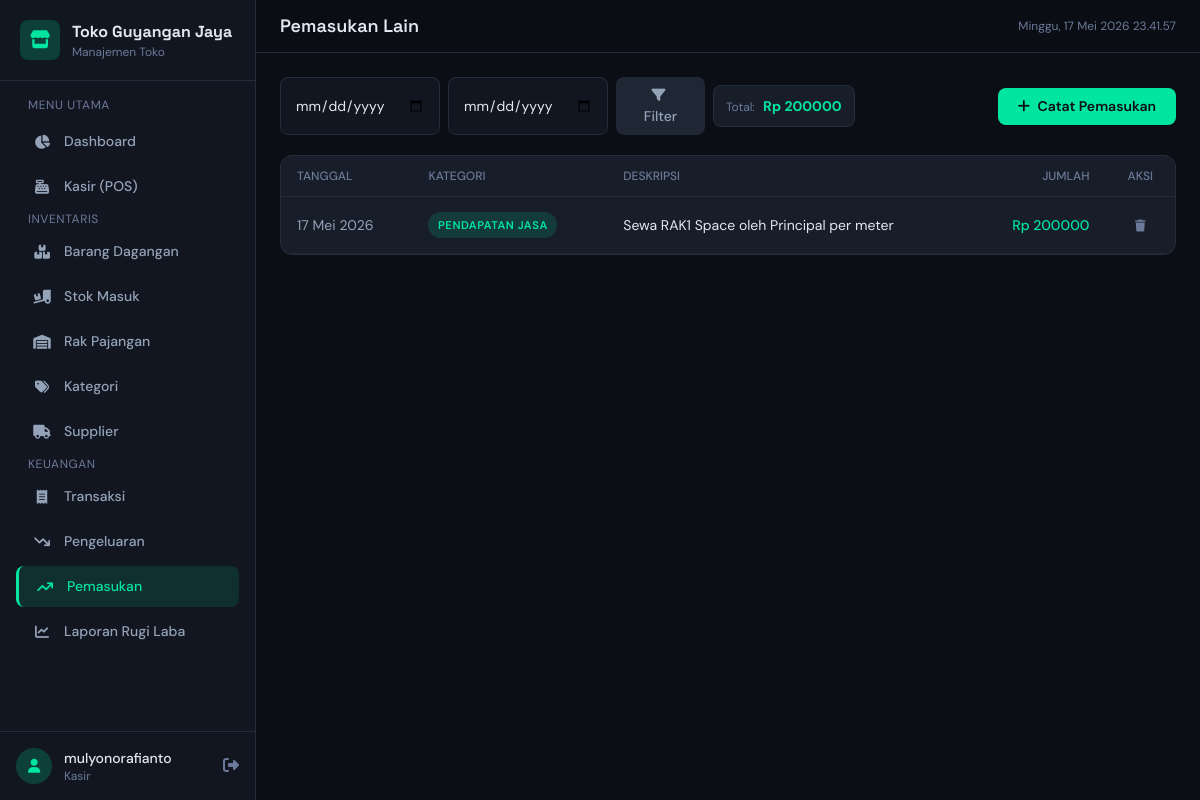
Screenshot of /incomes/ (signed in) with the database file from the repository.
### store/models.py (models this page shows, shortened)
class Income(models.Model):
    CATEGORY_CHOICES = [
        ('jasa', 'Pendapatan Jasa'),
        ('sewa', 'Pendapatan Sewa'),
        ('lainnya', 'Lainnya'),
    ]
    date = models.DateField('Tanggal')
    category = models.CharField('Kategori', max_length=50, choices=CATEGORY_CHOICES, default='lainnya')
    description = models.CharField('Deskripsi', max_length=300)
    amount = models.DecimalField('Jumlah', max_digits=15, decimal_places=2)
    created_by = models.ForeignKey(User, on_delete=models.SET_NULL, null=True)
    created_at = models.DateTimeField(auto_now_add=True)
    class Meta:
        verbose_name = 'Pemasukan'
        verbose_name_plural = 'Pemasukan'
        ordering = ['-date']

### store/views.py (the view)
# urls.py: path('incomes/', views.income_list, name='income_list'),
@login_required
def income_list(request):
    incomes = Income.objects.all()
    date_from = request.GET.get('date_from')
    date_to = request.GET.get('date_to')
    if date_from:
        incomes = incomes.filter(date__gte=date_from)
    if date_to:
        incomes = incomes.filter(date__lte=date_to)
    total = incomes.aggregate(total=Coalesce(Sum('amount'), 0, output_field=DecimalField()))['total']
    return render(request, 'store/income_list.html', {'incomes': incomes, 'total': total})

### store/templates/store/income_list.html (shortened to what this page needs)
{% extends 'store/base.html' %}
{% block nav_incomes %}active{% endblock %}
{% block page_title %}Pemasukan Lain{% endblock %}
{% block content %}
<div class="flex flex-col sm:flex-row gap-3 mb-5 items-start sm:items-center justify-between">
    <div class="flex flex-wrap gap-2 items-center">
        <form method="get" class="flex gap-2">
            <input type="date" name="date_from" class="form-input max-w-[160px]" value="{{ request.GET.date_from|default:'' }}">
            <input type="date" name="date_to" class="form-input max-w-[160px]" value="{{ request.GET.date_to|default:'' }}">
            <button type="submit" class="btn-secondary"><i class="fas fa-filter mr-1"></i> Filter</button>
        </form>
        <div class="bg-card border border-border rounded-lg px-3 py-2">
            <span class="text-xs text-muted">Total:</span>
            <span class="text-sm font-bold text-accent ml-1">Rp {{ total|floatformat:0 }}</span>
        </div>
    </div>
    <a href="{% url 'store:income_create' %}" class="btn-primary whitespace-nowrap"><i class="fas fa-plus mr-1"></i> Catat Pemasukan</a>
</div>
<div class="bg-card border border-border rounded-xl overflow-hidden">
    <div class="overflow-x-auto">
        <table class="w-full text-sm">
            <thead>
                <tr class="border-b border-border text-left">
                    <th class="px-4 py-3 text-muted font-medium text-xs uppercase">Tanggal</th>
                    <th class="px-4 py-3 text-muted font-medium text-xs uppercase">Kategori</th>
                    <th class="px-4 py-3 text-muted font-medium text-xs uppercase">Deskripsi</th>
                    <th class="px-4 py-3 text-muted font-medium text-xs uppercase text-right">Jumlah</th>
                    <th class="px-4 py-3 text-muted font-medium text-xs uppercase text-center">Aksi</th>
                </tr>
            </thead>
            <tbody>
                {% for income in incomes %}
                <tr class="table-row border-b border-border/50">
                    <td class="px-4 py-3 text-fgDim">{{ income.date|date:"d M Y" }}</td>
                    <td class="px-4 py-3"><span class="badge badge-success">{{ income.get_category_display }}</span></td>
                    <td class="px-4 py-3 text-fg">{{ income.description }}</td>
                    <td class="px-4 py-3 text-right text-accent font-medium">Rp {{ income.amount|floatformat:0 }}</td>
                    <td class="px-4 py-3 text-center">
                        <form method="post" action="{% url 'store:income_delete' income.pk %}" onsubmit="return confirm('Hapus pemasukan ini?')">
                            <button type="submit" class="p-1.5 rounded hover:bg-danger/10 text-muted hover:text-danger">
                                <i class="fas fa-trash text-xs"></i>
                            </button>
                        </form>
                    </td>
                </tr>
                {% empty %}
                <tr>
                    <td colspan="5" class="px-4 py-12 text-center text-muted">
                        <i class="fas fa-arrow-trend-up text-3xl mb-3 block"></i>Belum ada pemasukan lain
                    </td>
                </tr>
                {% endfor %}
            </tbody>
        </table>
    </div>
</div>
{% endblock %}

### store/templates/store/base.html (shortened to what this page needs)
{% load static %}
<!DOCTYPE html>
<html lang="id">
<head>
    <script src="https://cdn.tailwindcss.com"></script>
    <link rel="stylesheet" href="https://cdnjs.cloudflare.com/ajax/libs/font-awesome/6.5.0/css/all.min.css">
</head>
<body class="min-h-screen">
    <aside class="sidebar fixed left-0 top-0 h-full w-64 bg-surface border-r border-border flex flex-col z-50 lg:translate-x-0" id="sidebar">
        <div class="p-5 border-b border-border">
            <div class="flex items-center gap-3">
                <div class="w-10 h-10 rounded-lg bg-accent/20 flex items-center justify-center">
                    <i class="fas fa-store text-accent text-lg"></i>
                </div>
                <div>
                    <h1 class="text-base font-display font-bold text-fg">Toko Guyangan Jaya</h1>
                    <p class="text-xs text-muted">Manajemen Toko</p>
                </div>
            </div>
        </div>
        <nav class="flex-1 overflow-y-auto p-4 space-y-1">
            <p class="text-xs text-muted uppercase tracking-wider mb-2 px-3">Menu Utama</p>
            <a href="{% url 'store:dashboard' %}" class="sidebar-link {% block nav_dashboard %}{% endblock %}">
                <i class="fas fa-chart-pie"></i> Dashboard
            </a>
            <a href="{% url 'store:pos' %}" class="sidebar-link {% block nav_pos %}{% endblock %}">
                <i class="fas fa-cash-register"></i> Kasir (POS)
            </a>
            <p class="text-xs text-muted uppercase tracking-wider mt-5 mb-2 px-3">Inventaris</p>
            <a href="{% url 'store:product_list' %}" class="sidebar-link {% block nav_products %}{% endblock %}">
                <i class="fas fa-boxes-stacked"></i> Barang Dagangan
            </a>
            <a href="{% url 'store:stockin_list' %}" class="sidebar-link {% block nav_stockin %}{% endblock %}">
                <i class="fas fa-truck-ramp-box"></i> Stok Masuk
            </a>
            <a href="{% url 'store:shelf_list' %}" class="sidebar-link {% block nav_shelves %}{% endblock %}">
                <i class="fas fa-warehouse"></i> Rak Pajangan
            </a>
            <a href="{% url 'store:category_list' %}" class="sidebar-link {% block nav_categories %}{% endblock %}">
                <i class="fas fa-tags"></i> Kategori
            </a>
            <a href="{% url 'store:supplier_list' %}" class="sidebar-link {% block nav_suppliers %}{% endblock %}">
                <i class="fas fa-truck"></i> Supplier
            </a>
            <p class="text-xs text-muted uppercase tracking-wider mt-5 mb-2 px-3">Keuangan</p>
            <a href="{% url 'store:transaction_list' %}" class="sidebar-link {% block nav_transactions %}{% endblock %}">
                <i class="fas fa-receipt"></i> Transaksi
            </a>
            <a href="{% url 'store:expense_list' %}" class="sidebar-link {% block nav_expenses %}{% endblock %}">
                <i class="fas fa-arrow-trend-down"></i> Pengeluaran
            </a>
            <a href="{% url 'store:income_list' %}" class="sidebar-link {% block nav_incomes %}{% endblock %}">
                <i class="fas fa-arrow-trend-up"></i> Pemasukan
            </a>
            <a href="{% url 'store:report' %}" class="sidebar-link {% block nav_reports %}{% endblock %}">
                <i class="fas fa-chart-line"></i> Laporan Rugi Laba
            </a>
        </nav>
        <div class="p-4 border-t border-border">
            <div class="flex items-center gap-3">
                <div class="w-9 h-9 rounded-full bg-accent/20 flex items-center justify-center">
                    <i class="fas fa-user text-accent text-sm"></i>
                </div>
                <div class="flex-1 min-w-0">
                    <p class="text-sm font-medium text-fg truncate">{{ request.user.username }}</p>
                    <p class="text-xs text-muted">Kasir</p>
                </div>
                <form method="post" action="{% url 'logout' %}" class="inline">
                    <button type="submit" class="text-muted hover:text-danger transition-colors cursor-pointer" title="Keluar">
                        <i class="fas fa-right-from-bracket"></i>
                    </button>
                </form>
            </div>
        </div>
    </aside>
    <main class="lg:ml-64 min-h-screen">
        <header class="sticky top-0 z-30 bg-bg/80 backdrop-blur-xl border-b border-border px-4 lg:px-6 py-3">
            <div class="flex items-center justify-between">
                <div class="flex items-center gap-3">
                    <h2 class="text-lg font-display font-semibold text-fg">{% block page_title %}{% endblock %}</h2>
                </div>
                <div class="flex items-center gap-3">
                    <span class="text-xs text-muted" id="currentTime"></span>
                </div>
            </div>
        </header>
        <div class="p-4 lg:p-6 animate-fade-in">
            {% block content %}{% endblock %}
        </div>
    </main>
</body>
</html>

### store/templates/store/base.html (style rules this page uses)
* { box-sizing: border-box; }
body { font-family: 'DM Sans', sans-serif; background: #0B0E14; color: #E2E8F0; }
h1, h2, h3, h4, h5, h6 { font-family: 'Space Grotesk', sans-serif; }
.form-input { width: 100%; padding: 0.625rem 0.875rem; background: #121620; border: 1px solid #252D3D; border-radius: 0.5rem; color: #E2E8F0; font-size: 0.875rem; transition: all 0.2s; }
.form-input::placeholder { color: #6B7A99; }
.sidebar-link { display: flex; align-items: center; gap: 0.75rem; padding: 0.625rem 1rem; border-radius: 0.5rem; color: #94A3B8; transition: all 0.2s; font-size: 0.875rem; font-weight: 500; }
.sidebar-link.active { background: rgba(0,229,160,0.12); color: #00E5A0; border-left: 3px solid #00E5A0; }
.sidebar-link i { width: 20px; text-align: center; }
.table-row { transition: background 0.15s; }
.btn-primary { background: #00E5A0; color: #0B0E14; font-weight: 600; padding: 0.5rem 1.25rem; border-radius: 0.5rem; transition: all 0.2s; font-size: 0.875rem; }
.btn-secondary { background: rgba(37,45,61,0.8); color: #94A3B8; font-weight: 500; padding: 0.5rem 1.25rem; border-radius: 0.5rem; transition: all 0.2s; font-size: 0.875rem; }
.badge { display: inline-flex; align-items: center; padding: 0.2rem 0.6rem; border-radius: 9999px; font-size: 0.7rem; font-weight: 600; text-transform: uppercase; letter-spacing: 0.05em; }
.badge-success { background: rgba(0,229,160,0.15); color: #00E5A0; }
.animate-fade-in { animation: fadeIn 0.4s ease-out; }

### rows the page displays
Income: date "17 Mei 2026", category "PENDAPATAN JASA", description "Sewa RAK1 Space oleh Principal per meter", amount "200000"

### other values shown
{{ request.user.username }} "mulyonorafianto"
{{ total|floatformat:0 }} "200000"
